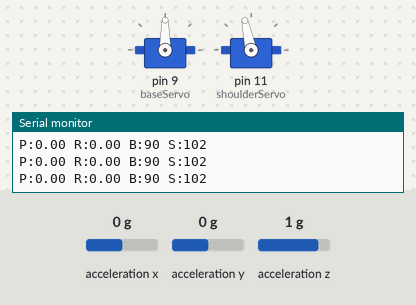
Recording of a sketch running on a simulated Arduino Uno, built with avr-gcc and run on an emulated ATmega328P. Parts: 2 × servo, the last lines printed to the serial monitor. Wiring (inferred from the names in the program): MPU-6050 motion sensor at I2C address 0x68. The inputs (shaded band) are chosen by the test bench; at power-on: acceleration x 0 g, acceleration y 0 g, acceleration z 1 g.

Above: at 1.3 s.
1.4 s: acceleration x set to 0.8 g
At 2.8 s:
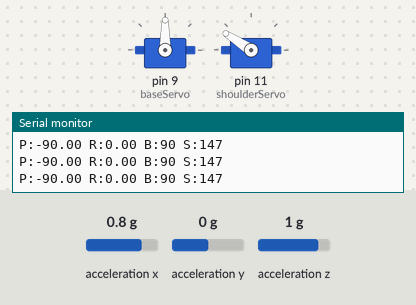
3.2 s: acceleration y set to -1.4 g
At 4.4 s:
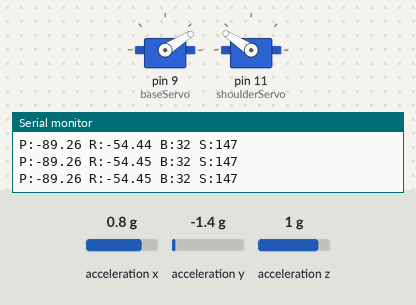
5.3 s: acceleration y set to 1.4 g
At 6.4 s:
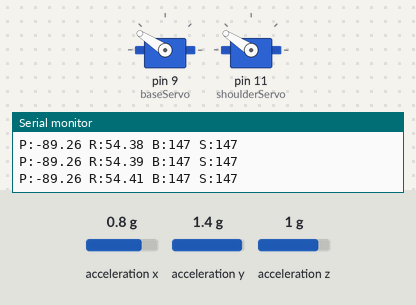
7.5 s: acceleration z set to -1.4 g
At 8.3 s:
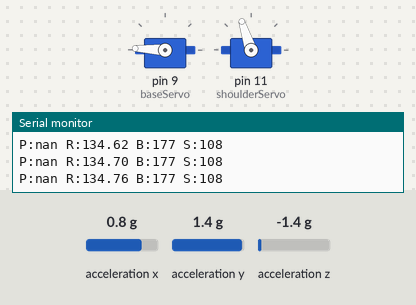
9.3 s: acceleration z set to 1.4 g
At 10.7 s:
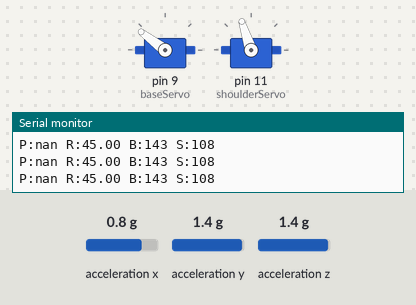
11.3 s: acceleration y set to -0.8 g
At 12.4 s:
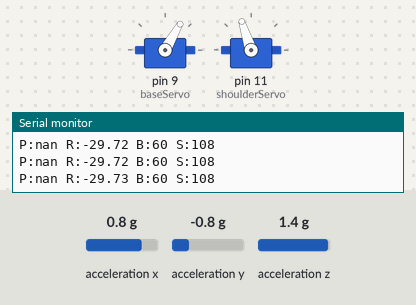
Timing chart, 0 to 14.3 s (numbered marks = the images above; inputs shaded):
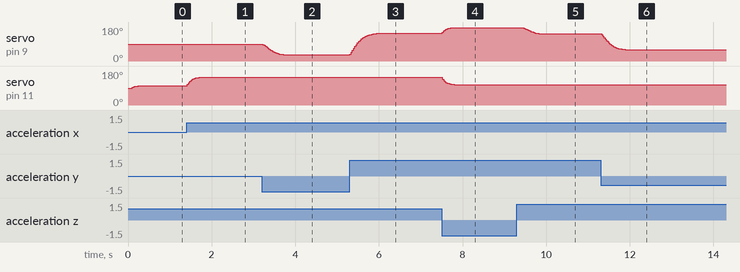

The sketch:

sketch_jul11a.ino
```cpp
#include <Wire.h>
#include <Servo.h>

Servo baseServo;
Servo shoulderServo;

const int MPU_ADDR = 0x68;

float smoothPitch = 0, smoothRoll = 0;
int baseAngle = 90, shoulderAngle = 90;

void setup() {
  Wire.begin();
  Serial.begin(9600);

  // Wake up MPU6050
  Wire.beginTransmission(MPU_ADDR);
  Wire.write(0x6B);  // power management register
  Wire.write(0x00);  // wake up
  Wire.endTransmission(true);
  delay(100);

  // Base on pin 9, shoulder on pin 11 (pin 10 was faulty)
  baseServo.attach(9);
  shoulderServo.attach(11);

  baseServo.write(baseAngle);
  shoulderServo.write(shoulderAngle);

  Serial.println("Dual servo gesture arm ready.");
}

void loop() {
  int16_t ax, ay, az;

  // Read accelerometer
  Wire.beginTransmission(MPU_ADDR);
  Wire.write(0x3B);
  Wire.endTransmission(false);
  Wire.requestFrom(MPU_ADDR, 6);

  if (Wire.available() == 6) {
    ax = Wire.read() << 8 | Wire.read();
    ay = Wire.read() << 8 | Wire.read();
    az = Wire.read() << 8 | Wire.read();

    // Calculate pitch and roll
    float pitch = atan2(-ax, sqrt(ay*ay + az*az)) * 180.0 / PI;
    float roll  = atan2(ay, az) * 180.0 / PI;

    // Exponential smoothing
    smoothPitch = 0.2 * pitch + 0.8 * smoothPitch;
    smoothRoll  = 0.2 * roll  + 0.8 * smoothRoll;

    // Map to target angles
    int targetBase = map(smoothRoll, -80, 80, 0, 180);
    targetBase = constrain(targetBase, 0, 180);

    int targetShoulder = map(smoothPitch, -50, 50, 180, 30);
    targetShoulder = constrain(targetShoulder, 30, 150);

    // Smooth approach (reduce step size)
    baseAngle += (targetBase - baseAngle) / 4;
    shoulderAngle += (targetShoulder - shoulderAngle) / 4;

    // Write both servos with a tiny stagger
    baseServo.write(baseAngle);
    delay(3);   // small gap to let current settle
    shoulderServo.write(shoulderAngle);
    delay(3);

    // Debug output
    Serial.print("P:"); Serial.print(smoothPitch);
    Serial.print(" R:"); Serial.print(smoothRoll);
    Serial.print(" B:"); Serial.print(baseAngle);
    Serial.print(" S:"); Serial.println(shoulderAngle);
  }

  delay(20); // loop pacing
}
```

Measured:
- after the input at 1.4 s, servo on pin 11 (shoulderServo): moves from 102° to 147° over 0.32 s, starting at once
- after the input at 3.2 s, servo on pin 9 (baseServo): moves from 90° to 32° over 0.64 s, starting at once
- after the input at 5.3 s, servo on pin 9 (baseServo): moves from 32° to 147° over 0.74 s, starting at once
- after the input at 7.5 s, servo on pin 9 (baseServo): moves from 147° to 177° over 0.26 s, starting at once; servo on pin 11 (shoulderServo): moves from 147° to 108° over 0.29 s, starting at once
- after the input at 9.3 s, servo on pin 9 (baseServo): moves from 177° to 143° over 0.45 s, starting after 0.13 s
- after the input at 11.3 s, servo on pin 9 (baseServo): moves from 143° to 60° over 0.57 s, starting at once
